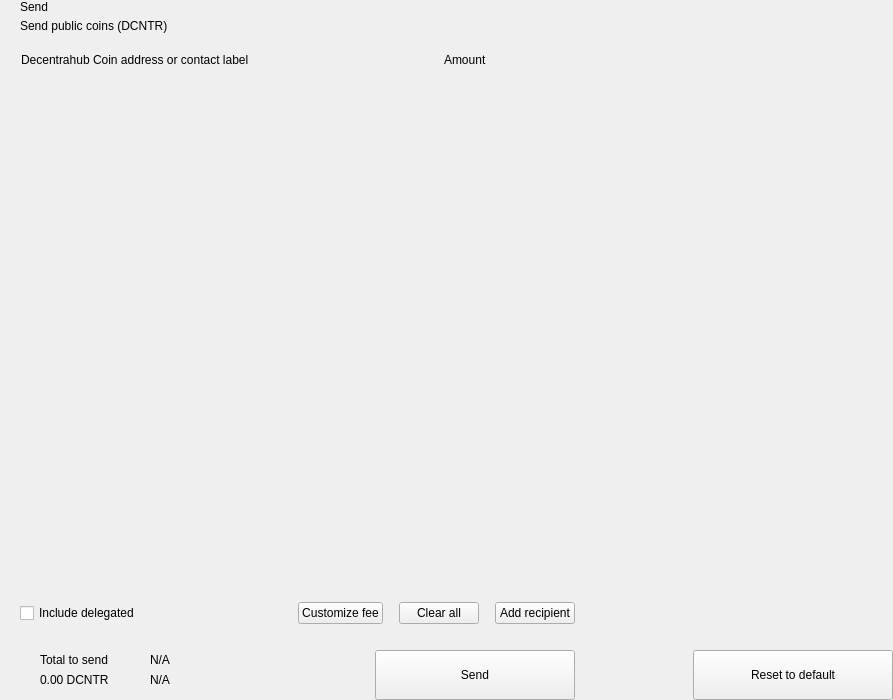
<?xml version="1.0" encoding="UTF-8"?>
<ui version="4.0">
 <class>send</class>
 <widget class="QWidget" name="send">
  <property name="geometry">
   <rect>
    <x>0</x>
    <y>0</y>
    <width>893</width>
    <height>700</height>
   </rect>
  </property>
  <property name="windowTitle">
   <string>Form</string>
  </property>
  <layout class="QHBoxLayout" name="horizontalLayout_2" stretch="2,1">
   <property name="spacing">
    <number>0</number>
   </property>
   <property name="leftMargin">
    <number>0</number>
   </property>
   <property name="topMargin">
    <number>0</number>
   </property>
   <property name="rightMargin">
    <number>0</number>
   </property>
   <property name="bottomMargin">
    <number>0</number>
   </property>
   <item>
    <widget class="QWidget" name="left" native="true">
     <layout class="QVBoxLayout" name="verticalLayout_3">
      <property name="spacing">
       <number>0</number>
      </property>
      <property name="leftMargin">
       <number>0</number>
      </property>
      <property name="topMargin">
       <number>0</number>
      </property>
      <property name="rightMargin">
       <number>0</number>
      </property>
      <property name="bottomMargin">
       <number>0</number>
      </property>
      <item>
       <layout class="QVBoxLayout" name="verticalLayout_22" stretch="0,0,0,1,0,0,0,0">
        <property name="spacing">
         <number>0</number>
        </property>
        <item>
         <layout class="QHBoxLayout" name="horizontalLayout_3">
          <property name="spacing">
           <number>0</number>
          </property>
          <property name="leftMargin">
           <number>20</number>
          </property>
          <property name="rightMargin">
           <number>20</number>
          </property>
          <item>
           <layout class="QVBoxLayout" name="verticalLayout">
            <property name="spacing">
             <number>5</number>
            </property>
            <item>
             <widget class="QLabel" name="labelTitle">
              <property name="text">
               <string>Send</string>
              </property>
              <property name="alignment">
               <set>Qt::AlignLeading|Qt::AlignLeft|Qt::AlignVCenter</set>
              </property>
             </widget>
            </item>
            <item>
             <widget class="QLabel" name="labelSubtitle1">
              <property name="text">
               <string>Send public coins (DCNTR)</string>
              </property>
             </widget>
            </item>
           </layout>
          </item>
          <item>
           <spacer name="horizontalSpacer">
            <property name="orientation">
             <enum>Qt::Horizontal</enum>
            </property>
            <property name="sizeHint" stdset="0">
             <size>
              <width>40</width>
              <height>20</height>
             </size>
            </property>
           </spacer>
          </item>
         </layout>
        </item>
        <item>
         <spacer name="verticalSpacer_2">
          <property name="orientation">
           <enum>Qt::Vertical</enum>
          </property>
          <property name="sizeType">
           <enum>QSizePolicy::Fixed</enum>
          </property>
          <property name="sizeHint" stdset="0">
           <size>
            <width>20</width>
            <height>20</height>
           </size>
          </property>
         </spacer>
        </item>
        <item>
         <layout class="QHBoxLayout" name="horizontalLayout" stretch="6,0,2">
          <property name="spacing">
           <number>0</number>
          </property>
          <property name="leftMargin">
           <number>10</number>
          </property>
          <property name="topMargin">
           <number>0</number>
          </property>
          <property name="rightMargin">
           <number>20</number>
          </property>
          <property name="bottomMargin">
           <number>0</number>
          </property>
          <item>
           <widget class="QLabel" name="labelSubtitleAddress">
            <property name="styleSheet">
             <string notr="true">margin-left:8px;</string>
            </property>
            <property name="text">
             <string>Decentrahub Coin address or contact label</string>
            </property>
           </widget>
          </item>
          <item>
           <spacer name="horizontalSpacer_3">
            <property name="orientation">
             <enum>Qt::Horizontal</enum>
            </property>
            <property name="sizeType">
             <enum>QSizePolicy::Fixed</enum>
            </property>
            <property name="sizeHint" stdset="0">
             <size>
              <width>40</width>
              <height>1</height>
             </size>
            </property>
           </spacer>
          </item>
          <item>
           <widget class="QLabel" name="labelSubtitleAmount">
            <property name="text">
             <string>Amount</string>
            </property>
           </widget>
          </item>
         </layout>
        </item>
        <item>
         <widget class="QScrollArea" name="scrollArea">
          <property name="minimumSize">
           <size>
            <width>0</width>
            <height>350</height>
           </size>
          </property>
          <property name="styleSheet">
           <string notr="true">#scrollArea {
            background:transparent;
            margin-top:10px;
}</string>
          </property>
          <property name="horizontalScrollBarPolicy">
           <enum>Qt::ScrollBarAlwaysOff</enum>
          </property>
          <property name="sizeAdjustPolicy">
           <enum>QAbstractScrollArea::AdjustIgnored</enum>
          </property>
          <property name="widgetResizable">
           <bool>true</bool>
          </property>
          <property name="alignment">
           <set>Qt::AlignLeading|Qt::AlignLeft|Qt::AlignTop</set>
          </property>
          <widget class="QWidget" name="scrollAreaWidgetContents">
           <property name="geometry">
            <rect>
             <x>0</x>
             <y>0</y>
             <width>591</width>
             <height>16</height>
            </rect>
           </property>
           <property name="sizePolicy">
            <sizepolicy hsizetype="Preferred" vsizetype="Maximum">
             <horstretch>0</horstretch>
             <verstretch>0</verstretch>
            </sizepolicy>
           </property>
           <property name="autoFillBackground">
            <bool>false</bool>
           </property>
           <property name="styleSheet">
            <string notr="true">#scrollAreaWidgetContents {
             background:transparent;
             }</string>
           </property>
           <layout class="QVBoxLayout" name="verticalLayout_7">
            <property name="spacing">
             <number>0</number>
            </property>
            <property name="sizeConstraint">
             <enum>QLayout::SetDefaultConstraint</enum>
            </property>
            <property name="leftMargin">
             <number>0</number>
            </property>
            <property name="topMargin">
             <number>0</number>
            </property>
            <property name="rightMargin">
             <number>0</number>
            </property>
            <property name="bottomMargin">
             <number>0</number>
            </property>
           </layout>
          </widget>
         </widget>
        </item>
        <item>
         <spacer name="verticalSpacer_4">
          <property name="orientation">
           <enum>Qt::Vertical</enum>
          </property>
          <property name="sizeType">
           <enum>QSizePolicy::Fixed</enum>
          </property>
          <property name="sizeHint" stdset="0">
           <size>
            <width>20</width>
            <height>20</height>
           </size>
          </property>
         </spacer>
        </item>
        <item>
         <layout class="QHBoxLayout" name="horizontalLayout_20">
          <property name="spacing">
           <number>6</number>
          </property>
          <property name="leftMargin">
           <number>20</number>
          </property>
          <property name="rightMargin">
           <number>20</number>
          </property>
          <item>
           <widget class="QCheckBox" name="checkBoxDelegations">
            <property name="layoutDirection">
             <enum>Qt::LeftToRight</enum>
            </property>
            <property name="text">
             <string>Include delegated</string>
            </property>
           </widget>
          </item>
          <item>
           <spacer name="horizontalSpacer_4">
            <property name="orientation">
             <enum>Qt::Horizontal</enum>
            </property>
            <property name="sizeHint" stdset="0">
             <size>
              <width>10</width>
              <height>20</height>
             </size>
            </property>
           </spacer>
          </item>
          <item>
           <widget class="QPushButton" name="pushButtonFee">
            <property name="focusPolicy">
             <enum>Qt::NoFocus</enum>
            </property>
            <property name="text">
             <string>Customize fee</string>
            </property>
           </widget>
          </item>
          <item>
           <spacer name="horizontalSpacer_11">
            <property name="orientation">
             <enum>Qt::Horizontal</enum>
            </property>
            <property name="sizeType">
             <enum>QSizePolicy::Minimum</enum>
            </property>
            <property name="sizeHint" stdset="0">
             <size>
              <width>10</width>
              <height>20</height>
             </size>
            </property>
           </spacer>
          </item>
          <item>
           <widget class="QPushButton" name="pushButtonClear">
            <property name="focusPolicy">
             <enum>Qt::NoFocus</enum>
            </property>
            <property name="layoutDirection">
             <enum>Qt::RightToLeft</enum>
            </property>
            <property name="text">
             <string>Clear all</string>
            </property>
           </widget>
          </item>
          <item>
           <spacer name="horizontalSpacer_6">
            <property name="orientation">
             <enum>Qt::Horizontal</enum>
            </property>
            <property name="sizeType">
             <enum>QSizePolicy::Fixed</enum>
            </property>
            <property name="sizeHint" stdset="0">
             <size>
              <width>10</width>
              <height>20</height>
             </size>
            </property>
           </spacer>
          </item>
          <item>
           <widget class="QPushButton" name="pushButtonAddRecipient">
            <property name="focusPolicy">
             <enum>Qt::NoFocus</enum>
            </property>
            <property name="text">
             <string>Add recipient</string>
            </property>
           </widget>
          </item>
         </layout>
        </item>
        <item>
         <spacer name="verticalSpacer">
          <property name="orientation">
           <enum>Qt::Vertical</enum>
          </property>
          <property name="sizeType">
           <enum>QSizePolicy::Fixed</enum>
          </property>
          <property name="sizeHint" stdset="0">
           <size>
            <width>20</width>
            <height>16</height>
           </size>
          </property>
         </spacer>
        </item>
        <item>
         <layout class="QHBoxLayout" name="horizontalLayout_7">
          <property name="rightMargin">
           <number>20</number>
          </property>
          <item>
           <layout class="QHBoxLayout" name="horizontalLayout_10">
            <property name="spacing">
             <number>0</number>
            </property>
            <property name="leftMargin">
             <number>8</number>
            </property>
            <item>
             <widget class="QStackedWidget" name="stackedWidget">
              <property name="minimumSize">
               <size>
                <width>0</width>
                <height>60</height>
               </size>
              </property>
              <property name="maximumSize">
               <size>
                <width>16777215</width>
                <height>60</height>
               </size>
              </property>
              <widget class="QWidget" name="page1">
               <layout class="QVBoxLayout" name="verticalLayout_71" stretch="0">
                <property name="spacing">
                 <number>6</number>
                </property>
                <property name="leftMargin">
                 <number>12</number>
                </property>
                <property name="topMargin">
                 <number>0</number>
                </property>
                <property name="rightMargin">
                 <number>0</number>
                </property>
                <property name="bottomMargin">
                 <number>0</number>
                </property>
                <item>
                 <widget class="QWidget" name="coinWidget" native="true">
                  <property name="minimumSize">
                   <size>
                    <width>0</width>
                    <height>60</height>
                   </size>
                  </property>
                  <property name="maximumSize">
                   <size>
                    <width>16777215</width>
                    <height>60</height>
                   </size>
                  </property>
                  <layout class="QHBoxLayout" name="horizontalLayout_9">
                   <property name="spacing">
                    <number>0</number>
                   </property>
                   <property name="leftMargin">
                    <number>20</number>
                   </property>
                   <property name="topMargin">
                    <number>10</number>
                   </property>
                   <property name="rightMargin">
                    <number>20</number>
                   </property>
                   <property name="bottomMargin">
                    <number>10</number>
                   </property>
                   <item>
                    <layout class="QVBoxLayout" name="verticalSend">
                     <property name="spacing">
                      <number>0</number>
                     </property>
                     <item>
                      <widget class="QLabel" name="labelTitleTotalSend">
                       <property name="text">
                        <string>Total to send</string>
                       </property>
                      </widget>
                     </item>
                     <item>
                      <widget class="QLabel" name="labelAmountSend">
                       <property name="text">
                        <string notr="true">0.00 DCNTR</string>
                       </property>
                      </widget>
                     </item>
                    </layout>
                   </item>
                   <item>
                    <spacer name="horizontalSpacer_9">
                     <property name="orientation">
                      <enum>Qt::Horizontal</enum>
                     </property>
                     <property name="sizeType">
                      <enum>QSizePolicy::Fixed</enum>
                     </property>
                     <property name="sizeHint" stdset="0">
                      <size>
                       <width>20</width>
                       <height>20</height>
                      </size>
                     </property>
                    </spacer>
                   </item>
                   <item>
                    <widget class="QLabel" name="labelLine">
                     <property name="minimumSize">
                      <size>
                       <width>1</width>
                       <height>0</height>
                      </size>
                     </property>
                     <property name="maximumSize">
                      <size>
                       <width>1</width>
                       <height>16777215</height>
                      </size>
                     </property>
                     <property name="text">
                      <string/>
                     </property>
                    </widget>
                   </item>
                   <item>
                    <spacer name="horizontalSpacer_10">
                     <property name="orientation">
                      <enum>Qt::Horizontal</enum>
                     </property>
                     <property name="sizeType">
                      <enum>QSizePolicy::Fixed</enum>
                     </property>
                     <property name="sizeHint" stdset="0">
                      <size>
                       <width>20</width>
                       <height>20</height>
                      </size>
                     </property>
                    </spacer>
                   </item>
                   <item>
                    <layout class="QVBoxLayout" name="verticalRemaining">
                     <property name="spacing">
                      <number>0</number>
                     </property>
                     <item>
                      <widget class="QLabel" name="labelTitleTotalRemaining">
                       <property name="text">
                        <string notr="true">N/A</string>
                       </property>
                      </widget>
                     </item>
                     <item>
                      <widget class="QLabel" name="labelAmountRemaining">
                       <property name="text">
                        <string notr="true">N/A</string>
                       </property>
                      </widget>
                     </item>
                    </layout>
                   </item>
                  </layout>
                 </widget>
                </item>
               </layout>
              </widget>
              <widget class="QWidget" name="page_2"/>
             </widget>
            </item>
           </layout>
          </item>
          <item>
           <spacer name="horizontalSpacer_5">
            <property name="orientation">
             <enum>Qt::Horizontal</enum>
            </property>
            <property name="sizeType">
             <enum>QSizePolicy::Expanding</enum>
            </property>
            <property name="sizeHint" stdset="0">
             <size>
              <width>40</width>
              <height>20</height>
             </size>
            </property>
           </spacer>
          </item>
          <item alignment="Qt::AlignBottom">
           <widget class="QPushButton" name="pushButtonSave">
            <property name="minimumSize">
             <size>
              <width>200</width>
              <height>50</height>
             </size>
            </property>
            <property name="maximumSize">
             <size>
              <width>200</width>
              <height>50</height>
             </size>
            </property>
            <property name="focusPolicy">
             <enum>Qt::NoFocus</enum>
            </property>
            <property name="text">
             <string>Send</string>
            </property>
           </widget>
          </item>
         </layout>
        </item>
       </layout>
      </item>
     </layout>
    </widget>
   </item>
   <item>
    <widget class="QWidget" name="right" native="true">
     <layout class="QVBoxLayout" name="verticalLayout_5">
      <property name="leftMargin">
       <number>0</number>
      </property>
      <property name="topMargin">
       <number>0</number>
      </property>
      <property name="rightMargin">
       <number>0</number>
      </property>
      <property name="bottomMargin">
       <number>0</number>
      </property>
      <item>
       <layout class="QVBoxLayout" name="verticalLayout_4">
        <property name="spacing">
         <number>6</number>
        </property>
        <item>
         <widget class="OptionButton" name="btnCoinControl" native="true">
          <property name="minimumSize">
           <size>
            <width>0</width>
            <height>50</height>
           </size>
          </property>
         </widget>
        </item>
        <item>
         <widget class="OptionButton" name="btnChangeAddress" native="true">
          <property name="minimumSize">
           <size>
            <width>0</width>
            <height>50</height>
           </size>
          </property>
         </widget>
        </item>
        <item>
         <widget class="OptionButton" name="btnUri" native="true">
          <property name="minimumSize">
           <size>
            <width>0</width>
            <height>50</height>
           </size>
          </property>
         </widget>
        </item>
        <item>
         <spacer name="verticalSpacer_5">
          <property name="orientation">
           <enum>Qt::Vertical</enum>
          </property>
          <property name="sizeHint" stdset="0">
           <size>
            <width>20</width>
            <height>40</height>
           </size>
          </property>
         </spacer>
        </item>
        <item>
         <layout class="QHBoxLayout" name="horizontalLayout_8">
          <item>
           <spacer name="horizontalSpacer_7">
            <property name="orientation">
             <enum>Qt::Horizontal</enum>
            </property>
            <property name="sizeHint" stdset="0">
             <size>
              <width>40</width>
              <height>20</height>
             </size>
            </property>
           </spacer>
          </item>
          <item>
           <widget class="QPushButton" name="pushButtonReset">
            <property name="minimumSize">
             <size>
              <width>200</width>
              <height>50</height>
             </size>
            </property>
            <property name="maximumSize">
             <size>
              <width>200</width>
              <height>50</height>
             </size>
            </property>
            <property name="focusPolicy">
             <enum>Qt::NoFocus</enum>
            </property>
            <property name="text">
             <string>Reset to default</string>
            </property>
           </widget>
          </item>
         </layout>
        </item>
       </layout>
      </item>
     </layout>
    </widget>
   </item>
  </layout>
 </widget>
 <customwidgets>
  <customwidget>
   <class>OptionButton</class>
   <extends>QWidget</extends>
   <header>qt/decentrahub/optionbutton.h</header>
   <container>1</container>
  </customwidget>
 </customwidgets>
 <resources/>
 <connections/>
</ui>
